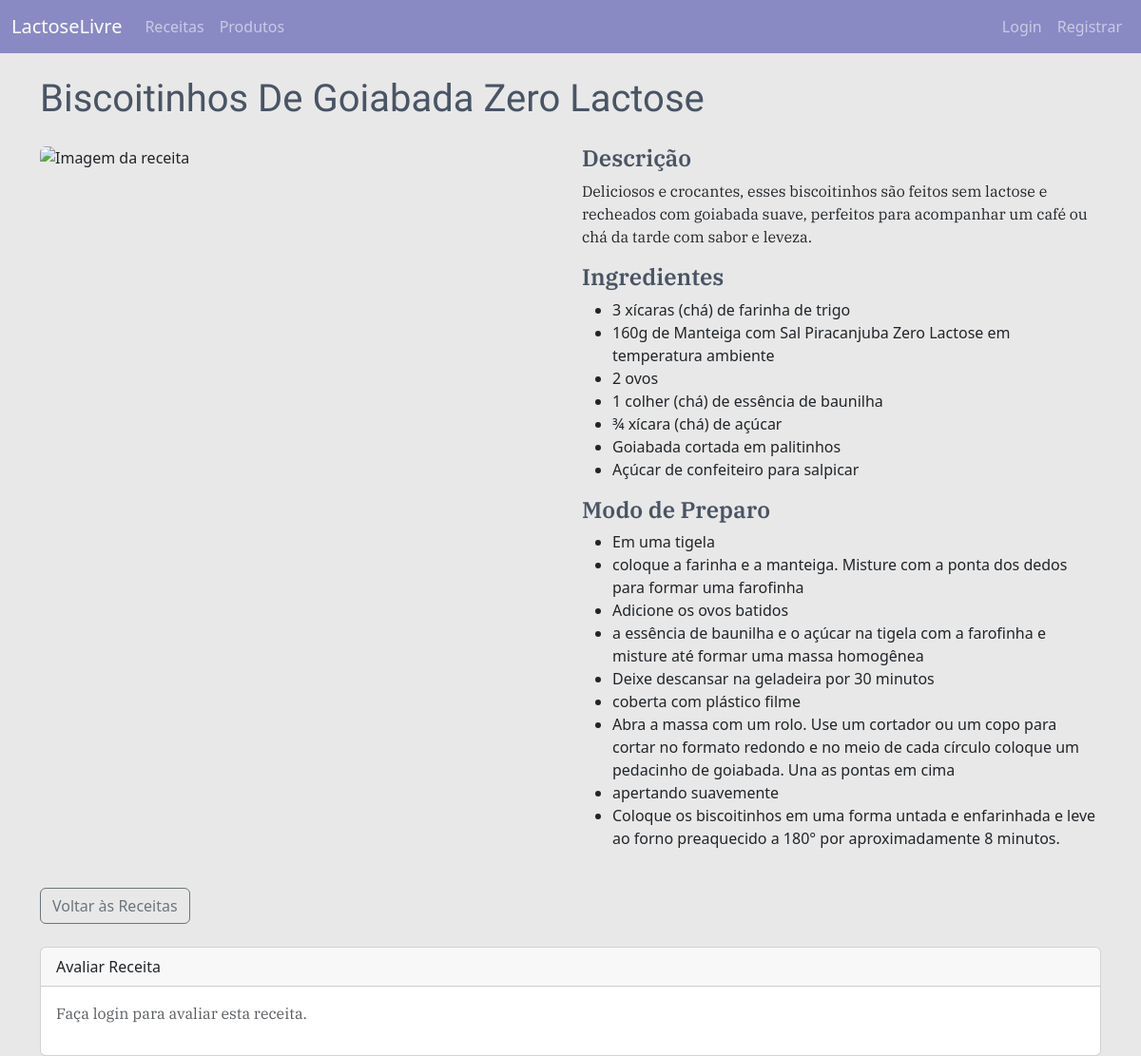
The page /receita/2 on the database its author committed.
### models.py (models this page shows, shortened)
class Receita(db.Model):
    id = db.Column(db.Integer, primary_key=True)
    titulo = db.Column(db.String(100), nullable=False)
    descricao = db.Column(db.Text, nullable=False)
    ingredientes = db.Column(db.Text, nullable=False)
    instrucoes = db.Column(db.Text, nullable=False)
    tags = db.Column(db.String(200))
    imagem = db.Column(db.String(200))
    data_criacao = db.Column(db.DateTime, index=True, default=datetime.utcnow)
    usuario_id = db.Column(db.Integer, db.ForeignKey('usuario.id', name='fk_receita_usuario'), nullable=False)
    autor = db.relationship('Usuario', back_populates='receitas')
    avaliacoes = db.relationship('Avaliacao', back_populates='receita', lazy='dynamic')
    favoritos = db.relationship('Favorito', back_populates='receita', lazy='dynamic')

### main/rotas.py (the view, shortened to what this page needs)
@bp.route('/receita/<int:id>', methods=['GET', 'POST'])
def detalhe_receita(id):
    receita = Receita.query.get_or_404(id)
    form = FormularioAvaliacaoReceita()
    return render_template('detalhe_receitas.html', titulo=receita.titulo, receita=receita, form=form)

### templates/detalhe_receitas.html (shortened to what this page needs)
{% extends "base.html" %}
{% block content %}
<h1 class="mb-4">{{ receita.titulo.title() }}</h1>
<div class="row mb-4">
    <div class="col-md-6">
        {% set imagem_src = url_for('static', filename='uploads/' + receita.imagem) if receita.imagem else url_for('static', filename='images/imagem-generica.jpg') %}
        <img src="{{ imagem_src }}" class="img-fluid rounded" alt="Imagem da receita">
    </div>
    <div class="col-md-6">
        <h4>Descrição</h4>
        <p>{{ receita.descricao }}</p>
        <h4>Ingredientes</h4>
        <ul>
            {% for ingrediente in receita.ingredientes.split(',') %}
                <li>{{ ingrediente.strip() }}</li>
            {% endfor %}
        </ul>
        <h4>Modo de Preparo</h4>
        {% if receita.instrucoes %}
            <ul>
                {% for instrucao in receita.instrucoes.split(',') %}
                    <li>{{ instrucao.strip() }}</li>
                {% endfor %}
            </ul>
        {% endif %}
    </div>
</div>
<div class="mb-4 d-flex flex-wrap gap-2">
    <a href="{{ url_for('main.listar_receitas') }}" class="btn btn-outline-secondary">Voltar às Receitas</a>
</div>
<div class="card mt-4">
    <div class="card-header">
        Avaliar Receita
    </div>
    <div class="card-body">
        {% if current_user.is_authenticated %}
            <form method="POST">
                {{ form.hidden_tag() }}
                <div class="mb-3">
                    {{ form.nota.label(class="form-label") }}
                    {{ form.nota(class="form-control") }}
                </div>
                <div class="mb-3">
                    {{ form.comentario.label(class="form-label") }}
                    {{ form.comentario(class="form-control", rows=3) }}
                </div>
                <button type="submit" class="btn btn-success">Enviar Avaliação</button>
            </form>
        {% else %}
            <p class="text-muted">Faça login para avaliar esta receita.</p>
        {% endif %}
    </div>
</div>
{% endblock %}

### templates/base.html (style rules this page uses)
body { background: #E8E8E8; }
h1, h2 { color: #495464; font-family: "Caprasimo", serif; font-weight: 300; font-style: normal; }
h4, h5 { color: #495464; font-family: "IBM Plex Serif", serif; font-weight: 600; font-style: normal; }
p { font-family: "IBM Plex Serif", serif; font-weight: 400; font-style: normal; }

### rows shown on the page
Receita: titulo "Biscoitinhos De Goiabada Zero Lactose", descricao "Deliciosos e crocantes, esses biscoitinhos são feitos sem lactose e recheados com goiabada suave, perfeitos para acompanhar um café ou chá da tarde com sabor e leveza."

### other values the page prints
{{ ingrediente.strip() }} "3 xícaras (chá) de farinha de trigo" "160g de Manteiga com Sal Piracanjuba Zero Lactose em temperatura ambiente" "2 ovos" "1 colher (chá) de essência de baunilha" "¾ xícara (chá) de açúcar" "Goiabada cortada em palitinhos" "Açúcar de confeiteiro para salpicar"
{{ instrucao.strip() }} "Em uma tigela" "coloque a farinha e a manteiga. Misture com a ponta dos dedos para formar uma farofinha" "Adicione os ovos batidos" "a essência de baunilha e o açúcar na tigela com a farofinha e misture até formar uma massa homogênea" "Deixe descansar na geladeira por 30 minutos" "coberta com plástico filme" "Abra a massa com um rolo. Use um cortador ou um copo para cortar no formato redondo e no meio de cada círculo coloque um pedacinho de goiabada. Una as pontas em cima" "apertando suavemente" "Coloque os biscoitinhos em uma forma untada e enfarinhada e leve ao forno preaquecido a 180° por aproximadamente 8 minutos."
